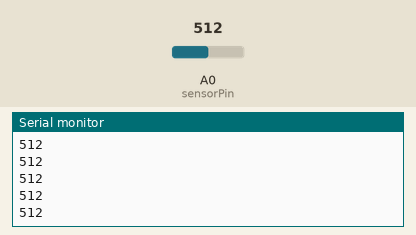
The sketch below on a simulated Arduino Uno, built with avr-gcc and run on an emulated ATmega328P. On the bench: the last lines printed to the serial monitor. The test bench sets the inputs (shaded band); at power-on: A0 (sensorPin) = 512.

Above: at 1.2 s.
1.3 s: A0 (sensorPin) set to 716
At 1.31 s:
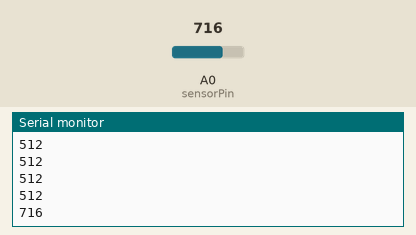
2.8 s: A0 (sensorPin) set to 900
At 2.81 s:
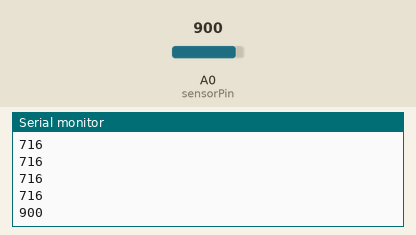
Timing chart, 0 to 5.8 s (numbered marks = the images above; inputs shaded):
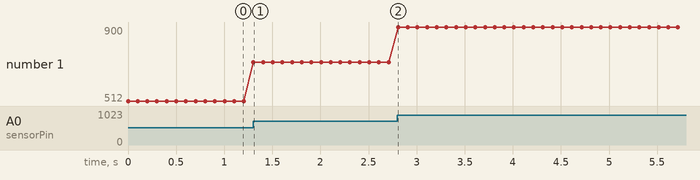

Measured:
- after the input at 1.3 s, the serial monitor: prints a new line at once (image 1)
- after the input at 2.8 s, the serial monitor: prints a new line at once (image 2)
- plotted number 1: 512 → 716 after the input at 1.3 s, 716 → 900 after the input at 2.8 s

The sketch:

WaterLeveltest.ino
```cpp
/*Code for Liquid Level Sensor Circuit Built with an Arduino*/


const int sensorPin= 0; //sensor pin connected to analog pin A0
int liquid_level;

void setup() {
  // put your setup code here, to run once:
Serial.begin(9600); //sets the baud rate for data transfer in bits/second
pinMode(sensorPin, INPUT);//the liquid level sensor will be an input to the arduino


}

void loop() {
  // put your main code here, to run repeatedly:
liquid_level= analogRead(sensorPin); //arduino reads the value from the liquid level sensor
Serial.println(liquid_level);//prints out liquid level sensor reading
delay(100);//delays 100ms


}
```
